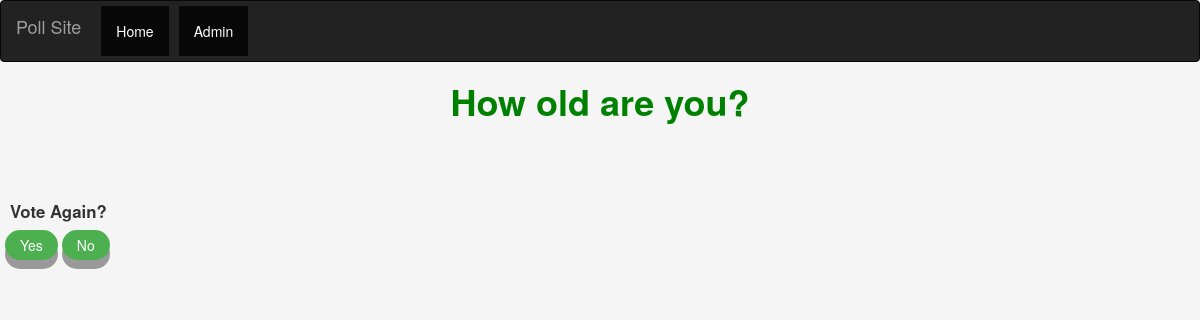
Page /2/results/ on the earlier database version.
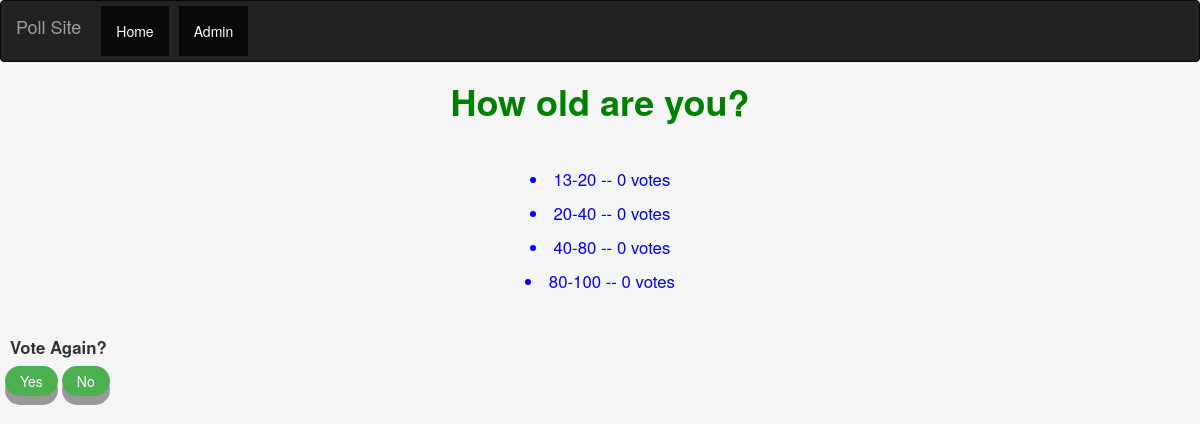
Same page on the later database version.
### polls/models.py (models this page shows, shortened)
class Question(models.Model):
    question_text = models.CharField(max_length=500)
    published_date = models.DateTimeField('Date Published')
    def was_published_recently(self):
        now = timezone.now()
        return now - datetime.timedelta(days=1) <= self.published_date <= now
    was_published_recently.admin_order_field = 'published_date'
    was_published_recently.boolean = True
    was_published_recently.short_description = 'Published recently?'

class Choice(models.Model):
    question = models.ForeignKey(Question, on_delete=models.CASCADE)
    choice_text = models.CharField(max_length=450)
    votes = models.IntegerField(default=0)

### polls/views.py (the view)
# urls.py: path('<int:pk>/results/', views.ResultsView.as_view(), name='results'),
class ResultsView(generic.DetailView):
    model = Question
    template_name = 'polls/results.html'

### polls/templates/polls/results.html (shortened to what this page needs)
{% load static %}
<!DOCTYPE html>
<html lang="en">
<head>
     <link rel="stylesheet" href="https://maxcdn.bootstrapcdn.com/bootstrap/3.4.1/css/bootstrap.min.css">
    <link  rel="stylesheet" type="text/css" href="{% static 'polls/css/style0.css' %}" >
</head>
<body>
<nav class="navbar navbar-inverse">
  <div class="container-fluid">
    <div class="navbar-header">
      <a class="navbar-brand" href="/">Poll Site</a>
    </div>
    <ul class="nav navbar-nav">
      <li class="active"><a href="/">Home</a></li>
      <li class="active"><a href="../../admin">Admin</a></li>
    </ul>
  </div>
</nav>
<h1>{{ question.question_text }}</h1>
<div class="results">
{% for choice in question.choice_set.all %}
    <li>{{ choice.choice_text }} -- {{ choice.votes }} vote{{ choice.votes|pluralize }}</li>
{% endfor %}
</div>
<h4 class="votetext"> Vote Again?</h4>
<div class="voteoption">
<a href="{% url 'polls:detail' question.id %}"><button class="button">Yes</button></a>
<a href="{% url 'polls:index' %}"><button class="button">No</button></a>
</div>
</body>
</html>

### polls/static/polls/css/style0.css (style rules this page uses)
h1 { text-align: center; font-weight: bold; color: green; }
h4 { font-weight: bold; font-size: 120%; }
body { background-color: whitesmoke; }
.votetext { padding: 0px 0px 0px 10px; }
.voteoption { padding: 0px 0px 0px 5px; }
.results { text-align: center; padding: 30px; font-size: 120%; color: blue; }
li { padding: 5px; }
.button { padding: 5px 15px; font-size: 14px; text-align: center; cursor: pointer; color: #fff; background-color: #4CAF50; border: none; border-radius: 15px; box-shadow: 0 9px #999; }
a:link { color:blue; }

Differences in the rows shown:
added Choice: choice_text "13-20", votes "0"
added Choice: choice_text "20-40", votes "0"
added Choice: choice_text "40-80", votes "0"
added Choice: choice_text "80-100", votes "0"
